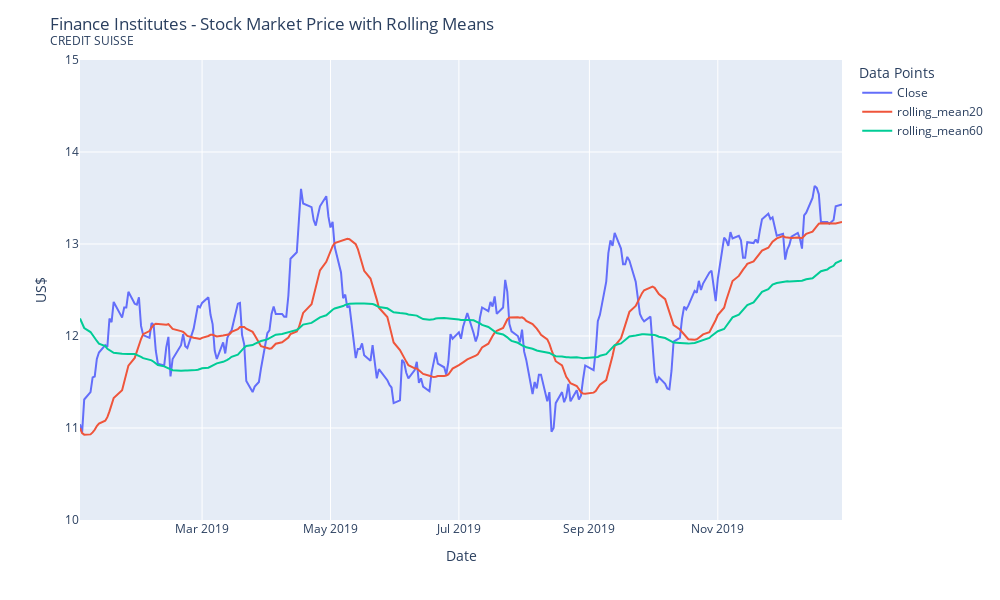

Notebook code cell kept with this figure:
### Code cell
import plotly.express as px
df= dataY[(dataY['Date'] > "2019-01-01") & (dataY['Date'] < "2019-12-31")]
#df.info()

# Create Line plot
fig = px.line(df, x=df['Date'], y=['Close', 'rolling_mean20','rolling_mean60'])


# Setup Layout
fig.update_layout(
    title="Finance Institutes - Stock Market Price with Rolling Means <br><sup>CREDIT SUISSE</sup>",
    legend_title="Data Points",
    yaxis_title='US$',
    width=1000, height=600,
    yaxis_range = (10,15))

# Display the plot
fig.show()

### Figure 1 — Plotly figure (JSON) as saved in the notebook; plotly's stock layout.template omitted (floating-point values rounded to 4 significant figures; data arrays with more than 128 entries replaced by an {"elided": "..."} marker saying what was removed)
{"data": [{"hovertemplate": "variable=Close<br>Date=%{x}<br>value=%{y}<extra></extra>", "legendgroup": "Close", "line": {"color": "#636efa", "dash": "solid"}, "marker": {"symbol": "circle"}, "mode": "lines", "name": "Close", "orientation": "v", "showlegend": true, "type": "scatter", "x": {"elided": "251 str values"}, "xaxis": "x", "y": {"elided": "251 float values"}, "yaxis": "y"}, {"hovertemplate": "variable=rolling_mean20<br>Date=%{x}<br>value=%{y}<extra></extra>", "legendgroup": "rolling_mean20", "line": {"color": "#EF553B", "dash": "solid"}, "marker": {"symbol": "circle"}, "mode": "lines", "name": "rolling_mean20", "orientation": "v", "showlegend": true, "type": "scatter", "x": {"elided": "251 str values"}, "xaxis": "x", "y": {"elided": "251 float values"}, "yaxis": "y"}, {"hovertemplate": "variable=rolling_mean60<br>Date=%{x}<br>value=%{y}<extra></extra>", "legendgroup": "rolling_mean60", "line": {"color": "#00cc96", "dash": "solid"}, "marker": {"symbol": "circle"}, "mode": "lines", "name": "rolling_mean60", "orientation": "v", "showlegend": true, "type": "scatter", "x": {"elided": "251 str values"}, "xaxis": "x", "y": {"elided": "251 float values"}, "yaxis": "y"}], "layout": {"height": 600, "legend": {"title": {"text": "Data Points"}, "tracegroupgap": 0}, "margin": {"t": 60}, "title": {"text": "Finance Institutes - Stock Market Price with Rolling Means <br><sup>CREDIT SUISSE</sup>"}, "width": 1000, "xaxis": {"anchor": "y", "domain": [0, 1], "title": {"text": "Date"}}, "yaxis": {"anchor": "x", "domain": [0, 1], "range": [10, 15], "title": {"text": "US$"}}}}
